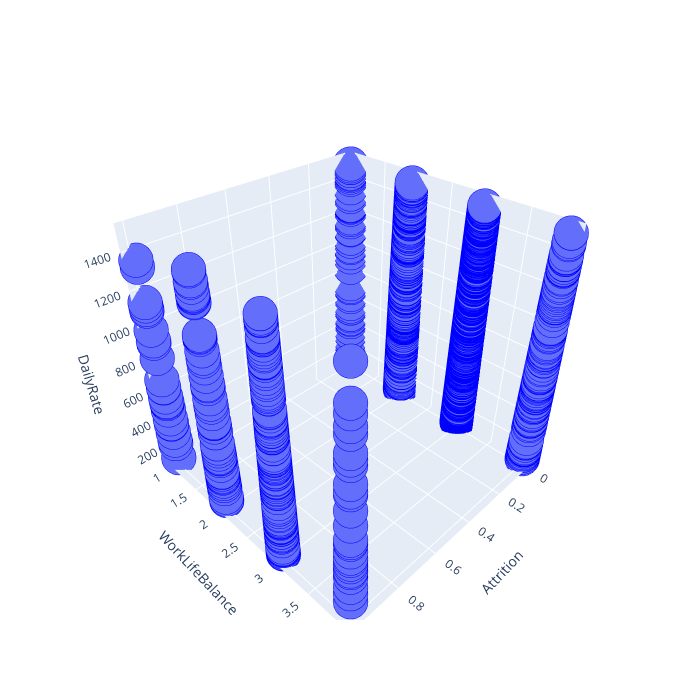

The notebook cell this image was saved under:
### Code cell
import plotly.graph_objs as go

# Define the scatter plot data
scatter_df = go.Scatter3d(
    x=df['Attrition'],
    y=df['WorkLifeBalance'],
    z=df['DailyRate'],  # You might want to consider a numerical variable for z
    mode='markers',
    marker=dict(
        size=12,
        line=dict(color='blue', width=15)  # Adjust line width as needed
    )
)

# Define the layout for the 3D scatter plot
scatter_layout = go.Layout(
    margin=dict(l=0, r=0),
    scene=dict(
        xaxis=dict(title='Attrition'),
        yaxis=dict(title='WorkLifeBalance'),
        zaxis=dict(title='DailyRate')
    ),
    height=700,
    width=700
)

# Create the figure
fig = go.Figure(data=[scatter_df], layout=scatter_layout)

# Display the figure
fig.show()

### Figure 1 — Plotly figure (JSON) as saved in the notebook; plotly's stock layout.template omitted (floating-point values rounded to 4 significant figures; data arrays with more than 128 entries replaced by an {"elided": "..."} marker saying what was removed)
{"data": [{"marker": {"line": {"color": "blue", "width": 15}, "size": 12}, "mode": "markers", "type": "scatter3d", "x": {"elided": "1470 int values"}, "y": {"elided": "1470 int values"}, "z": {"elided": "1470 int values"}}], "layout": {"height": 700, "margin": {"l": 0, "r": 0}, "scene": {"xaxis": {"title": {"text": "Attrition"}}, "yaxis": {"title": {"text": "WorkLifeBalance"}}, "zaxis": {"title": {"text": "DailyRate"}}}, "width": 700}}
